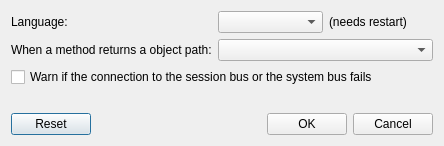
<?xml version="1.0" encoding="UTF-8"?>
<ui version="4.0">
 <class>SettingsDialog</class>
 <widget class="QDialog" name="SettingsDialog">
  <property name="geometry">
   <rect>
    <x>0</x>
    <y>0</y>
    <width>444</width>
    <height>146</height>
   </rect>
  </property>
  <property name="windowTitle">
   <string>Settings</string>
  </property>
  <layout class="QVBoxLayout" name="verticalLayout">
   <item>
    <layout class="QFormLayout" name="formLayout">
     <item row="0" column="0">
      <widget class="QLabel" name="label">
       <property name="text">
        <string>Language:</string>
       </property>
      </widget>
     </item>
     <item row="0" column="1">
      <layout class="QHBoxLayout" name="horizontalLayout">
       <item>
        <widget class="QComboBox" name="language_box"/>
       </item>
       <item>
        <widget class="QLabel" name="label_2">
         <property name="text">
          <string>(needs restart)</string>
         </property>
        </widget>
       </item>
      </layout>
     </item>
     <item row="1" column="0">
      <widget class="QLabel" name="label_3">
       <property name="text">
        <string>When a method returns a object path:</string>
       </property>
      </widget>
     </item>
     <item row="1" column="1">
      <widget class="QComboBox" name="method_returns_object_path_box"/>
     </item>
    </layout>
   </item>
   <item>
    <widget class="QCheckBox" name="warn_session_system_connection_fail_check_box">
     <property name="text">
      <string>Warn if the connection to the session bus or the system bus fails</string>
     </property>
    </widget>
   </item>
   <item>
    <spacer name="verticalSpacer">
     <property name="orientation">
      <enum>Qt::Vertical</enum>
     </property>
     <property name="sizeHint" stdset="0">
      <size>
       <width>20</width>
       <height>40</height>
      </size>
     </property>
    </spacer>
   </item>
   <item>
    <layout class="QHBoxLayout" name="horizontalLayout_2">
     <item>
      <widget class="QPushButton" name="reset_button">
       <property name="text">
        <string>Reset</string>
       </property>
      </widget>
     </item>
     <item>
      <spacer name="horizontalSpacer">
       <property name="orientation">
        <enum>Qt::Horizontal</enum>
       </property>
       <property name="sizeHint" stdset="0">
        <size>
         <width>40</width>
         <height>20</height>
        </size>
       </property>
      </spacer>
     </item>
     <item>
      <widget class="QPushButton" name="ok_button">
       <property name="text">
        <string>OK</string>
       </property>
      </widget>
     </item>
     <item>
      <widget class="QPushButton" name="cancel_button">
       <property name="text">
        <string>Cancel</string>
       </property>
      </widget>
     </item>
    </layout>
   </item>
  </layout>
 </widget>
 <resources/>
 <connections/>
</ui>
